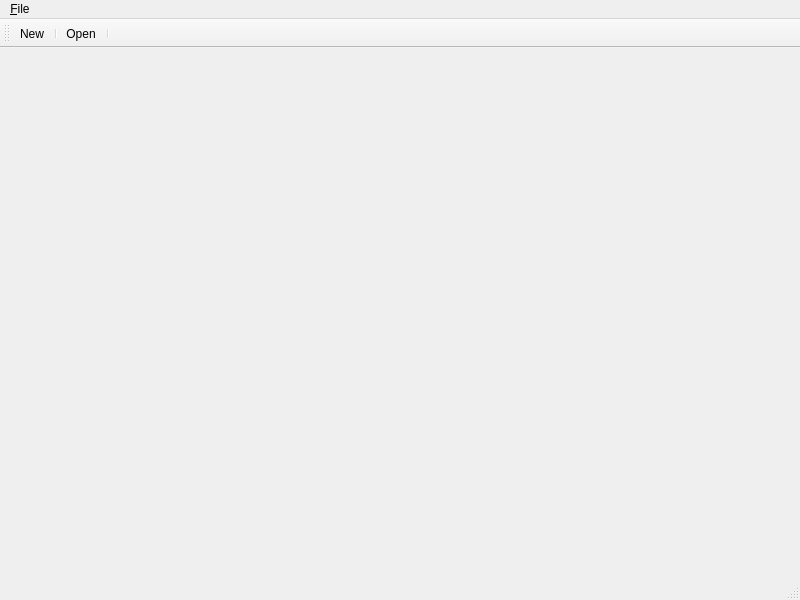
<?xml version="1.0" encoding="UTF-8"?>
<ui version="4.0">
 <class>MainWindow</class>
 <widget class="QMainWindow" name="MainWindow">
  <property name="geometry">
   <rect>
    <x>0</x>
    <y>0</y>
    <width>800</width>
    <height>600</height>
   </rect>
  </property>
  <property name="windowTitle">
   <string>TikZ Kit</string>
  </property>
  <widget class="QWidget" name="centralwidget"/>
  <widget class="QMenuBar" name="menubar">
   <property name="geometry">
    <rect>
     <x>0</x>
     <y>0</y>
     <width>800</width>
     <height>20</height>
    </rect>
   </property>
   <widget class="QMenu" name="menu_File">
    <property name="title">
     <string>&amp;File</string>
    </property>
    <addaction name="aNew"/>
    <addaction name="aOpen"/>
    <addaction name="separator"/>
    <addaction name="aQuit"/>
   </widget>
   <addaction name="menu_File"/>
  </widget>
  <widget class="QStatusBar" name="statusbar"/>
  <widget class="QToolBar" name="toolBar">
   <property name="windowTitle">
    <string>toolBar</string>
   </property>
   <attribute name="toolBarArea">
    <enum>TopToolBarArea</enum>
   </attribute>
   <attribute name="toolBarBreak">
    <bool>false</bool>
   </attribute>
   <addaction name="aNew"/>
   <addaction name="separator"/>
   <addaction name="aOpen"/>
   <addaction name="separator"/>
  </widget>
  <action name="aOpen">
   <property name="text">
    <string>&amp;Open</string>
   </property>
   <property name="shortcut">
    <string>Ctrl+O</string>
   </property>
  </action>
  <action name="aNew">
   <property name="text">
    <string>&amp;New</string>
   </property>
   <property name="shortcut">
    <string>Ctrl+N</string>
   </property>
  </action>
  <action name="aQuit">
   <property name="text">
    <string>&amp;Quit</string>
   </property>
   <property name="shortcut">
    <string>Ctrl+Q</string>
   </property>
  </action>
 </widget>
 <resources/>
 <connections>
  <connection>
   <sender>aQuit</sender>
   <signal>triggered()</signal>
   <receiver>MainWindow</receiver>
   <slot>close()</slot>
   <hints>
    <hint type="sourcelabel">
     <x>-1</x>
     <y>-1</y>
    </hint>
    <hint type="destinationlabel">
     <x>399</x>
     <y>299</y>
    </hint>
   </hints>
  </connection>
 </connections>
</ui>
